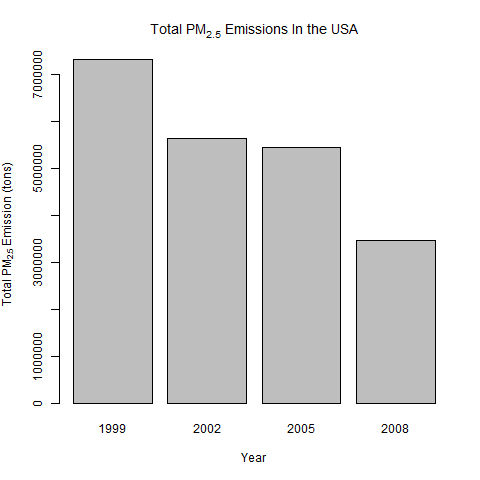

This figure's R source:
# plot1.R
#
# Q:  Have total emissions from PM2.5 _decreased_ in the *United States* from 
#     1999 to 2008? Using the *base* plotting system, make a plot showing the 
#     total PM2.5 emission from all sources for each of the years 1999, 2002, 
#     2005, and 2008.

# Load Data Set
#
source("load_data_set.R")

# aggregate total emissions by year
#
totalByYear <- aggregate( Emissions ~ year, d.NEI, sum )

# plot it
#
png( 'plot1.png' )

# Adjust to stop y-axis from showing scientific notation
#
options( scipen = 100 )

barplot( height = totalByYear$Emissions
		, names.arg = totalByYear$year
		, xlab = "Year"
		, ylab = expression( 'Total PM'[2.5]*' Emission (tons)' )
		, main = expression( 'Total PM'[2.5]*' Emissions In the USA' )
		)
		
dev.off()
